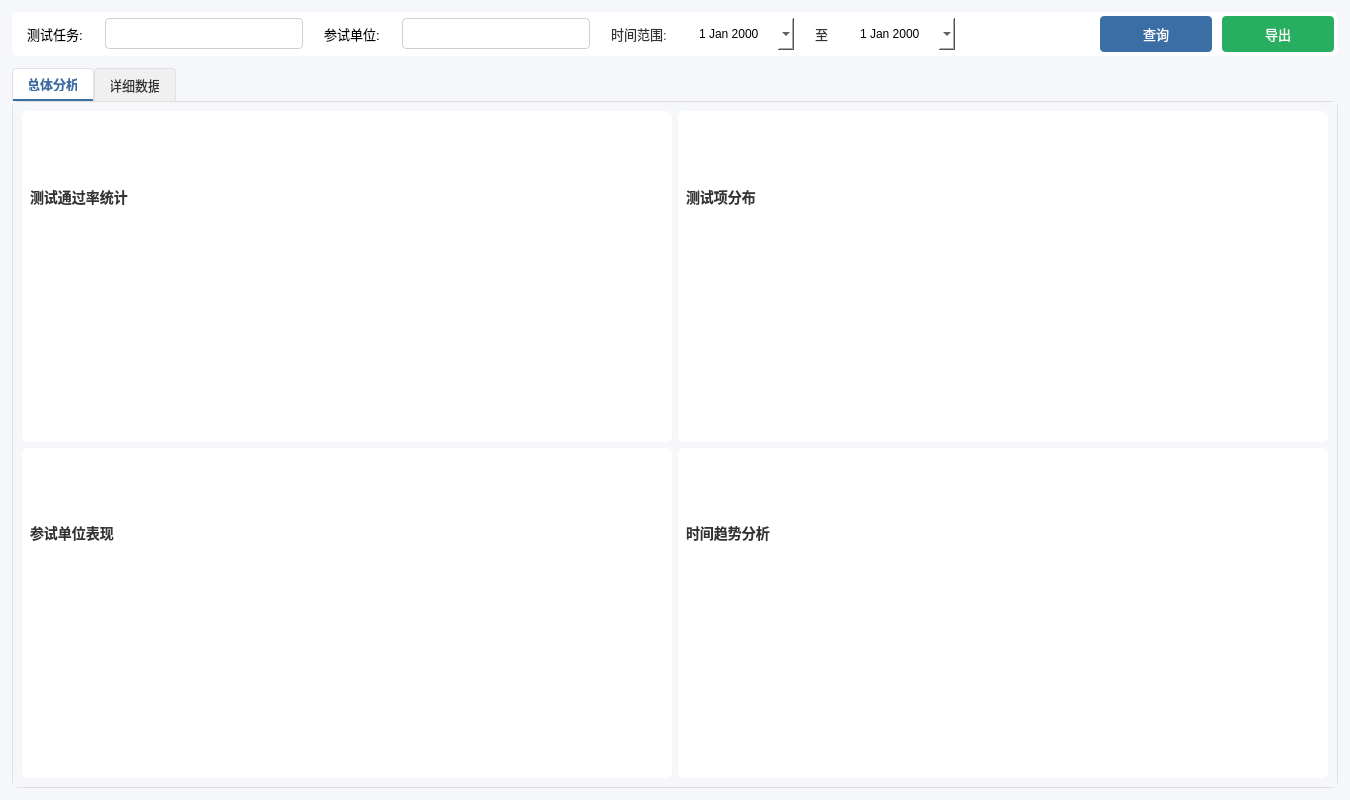
<?xml version="1.0" encoding="UTF-8"?>
<ui version="4.0">
 <class>TestResultsAnalysisWindow</class>
 <widget class="QWidget" name="TestResultsAnalysisWindow">
  <property name="geometry">
   <rect>
    <x>0</x>
    <y>0</y>
    <width>1350</width>
    <height>800</height>
   </rect>
  </property>
  <property name="windowTitle">
   <string>测评结果分析模块</string>
  </property>
  <property name="styleSheet">
   <string notr="true">
    background-color: #f5f7fa;
    font-family: &quot;Microsoft YaHei&quot;, &quot;Segoe UI&quot;, sans-serif;
   </string>
  </property>
  <layout class="QVBoxLayout" name="verticalLayout">
   <property name="spacing">
    <number>12</number>
   </property>
   <property name="leftMargin">
    <number>12</number>
   </property>
   <property name="topMargin">
    <number>12</number>
   </property>
   <property name="rightMargin">
    <number>12</number>
   </property>
   <property name="bottomMargin">
    <number>12</number>
   </property>
   <item>
    <widget class="QWidget" name="filterWidget" native="true">
     <property name="styleSheet">
      <string notr="true">
       background-color: white;
       border-radius: 6px;
       padding: 8px;
       box-shadow: 0 1px 4px rgba(0,0,0,0.05);
      </string>
     </property>
     <layout class="QHBoxLayout" name="filterLayout">
      <property name="spacing">
       <number>10</number>
      </property>
      <property name="leftMargin">
       <number>4</number>
      </property>
      <property name="topMargin">
       <number>4</number>
      </property>
      <property name="rightMargin">
       <number>4</number>
      </property>
      <property name="bottomMargin">
       <number>4</number>
      </property>
      <item>
       <widget class="QLabel" name="labelTask">
        <property name="styleSheet">
         <string notr="true">color: #000000; font-size: 13px;</string>
        </property>
        <property name="text">
         <string>测试任务:</string>
        </property>
       </widget>
      </item>
      <item>
       <widget class="QComboBox" name="comboTask">
        <property name="styleSheet">
         <string notr="true">
          QComboBox {
              padding: 6px 12px;
              border: 1px solid #d0d0d0;
              border-radius: 4px;
              min-width: 150px;
              font-size: 13px;
              color: #000000;
          }
          QComboBox::drop-down {
              width: 20px;
              border: none;
              color: #000000;
          }
          QComboBox QAbstractItemView {
              color: #000000;  /* 下拉项文字颜色 */
              background-color: white;  /* 下拉项背景色 */
              selection-color: white;  /* 选中项文字颜色 */
              selection-background-color: #3a6ea5;  /* 选中项背景色 */
              outline: 0;
              border: 1px solid #d0d0d0;
              font-size: 13px;
          }
         </string>
        </property>
       </widget>
      </item>
      <item>
       <widget class="QLabel" name="labelUnit">
        <property name="styleSheet">
         <string notr="true">color: #000000; font-size: 13px;</string>
        </property>
        <property name="text">
         <string>参试单位:</string>
        </property>
       </widget>
      </item>
      <item>
       <widget class="QComboBox" name="comboUnit">
        <property name="styleSheet">
         <string notr="true">
         QComboBox {
             padding: 6px 12px;
             border: 1px solid #d0d0d0;
             border-radius: 4px;
             min-width: 140px;
             font-size: 13px;
             color: #000000;
         }
         QComboBox::drop-down {
             width: 20px;
             border: none;
             color: #000000;
         }
         QComboBox QAbstractItemView {
             color: #000000;  /* 下拉项文字颜色 */
             background-color: white;  /* 下拉项背景色 */
             selection-color: white;  /* 选中项文字颜色 */
             selection-background-color: #3a6ea5;  /* 选中项背景色 */
             outline: 0;
             border: 1px solid #d0d0d0;
             font-size: 13px;
         }
         </string>
        </property>
       </widget>
      </item>
      <item>
       <widget class="QLabel" name="labelTime">
        <property name="styleSheet">
         <string notr="true">color: #333333; font-size: 13px;</string>
        </property>
        <property name="text">
         <string>时间范围:</string>
        </property>
       </widget>
      </item>
      <item>
       <widget class="QDateEdit" name="dateStart">
        <property name="styleSheet">
         <string notr="true">color: rgb(0, 0, 0);
          QDateEdit {
              padding: 6px 12px;
              border: 1px solid #d0d0d0;
              border-radius: 4px;
              min-width: 120px;
              font-size: 13px;
          }
         </string>
        </property>
        <property name="calendarPopup">
         <bool>true</bool>
        </property>
       </widget>
      </item>
      <item>
       <widget class="QLabel" name="labelTo">
        <property name="styleSheet">
         <string notr="true">color: #333333; font-size: 13px;</string>
        </property>
        <property name="text">
         <string>至</string>
        </property>
       </widget>
      </item>
      <item>
       <widget class="QDateEdit" name="dateEnd">
        <property name="styleSheet">
         <string notr="true">color: rgb(0, 0, 0);
          QDateEdit {
              padding: 6px 12px;
              border: 1px solid #d0d0d0;
              border-radius: 4px;
              min-width: 120px;
              font-size: 13px;
          }
         </string>
        </property>
        <property name="calendarPopup">
         <bool>true</bool>
        </property>
       </widget>
      </item>
      <item>
       <spacer name="horizontalSpacer">
        <property name="orientation">
         <enum>Qt::Orientation::Horizontal</enum>
        </property>
        <property name="sizeHint" stdset="0">
         <size>
          <width>40</width>
          <height>20</height>
         </size>
        </property>
       </spacer>
      </item>
      <item>
       <widget class="QPushButton" name="btnQuery">
        <property name="styleSheet">
         <string notr="true">
          QPushButton {
              background-color: #3a6ea5;
              color: white;
              border: none;
              padding: 8px 16px;
              border-radius: 4px;
              font-size: 13px;
              min-width: 80px;
          }
          QPushButton:hover {
              background-color: #4a90e2;
          }
          QPushButton:pressed {
              background-color: #2a5685;
          }
         </string>
        </property>
        <property name="text">
         <string>查询</string>
        </property>
        <property name="icon">
         <iconset>
          <normaloff>:/icons/search.png</normaloff>:/icons/search.png</iconset>
        </property>
       </widget>
      </item>
      <item>
       <widget class="QPushButton" name="btnExport">
        <property name="styleSheet">
         <string notr="true">
          QPushButton {
              background-color: #27ae60;
              color: white;
              border: none;
              padding: 8px 16px;
              border-radius: 4px;
              font-size: 13px;
              min-width: 80px;
          }
          QPushButton:hover {
              background-color: #2ecc71;
          }
          QPushButton:pressed {
              background-color: #219955;
          }
         </string>
        </property>
        <property name="text">
         <string>导出</string>
        </property>
        <property name="icon">
         <iconset>
          <normaloff>:/icons/export.png</normaloff>:/icons/export.png</iconset>
        </property>
       </widget>
      </item>
     </layout>
    </widget>
   </item>
   <item>
    <widget class="QTabWidget" name="tabWidget">
     <property name="styleSheet">
      <string notr="true">
       QTabWidget::pane {
           border: 1px solid #e0e0e0;
           border-radius: 6px;
           background: white;
       }
       QTabBar::tab {
           background: #f0f0f0;
           border: 1px solid #e0e0e0;
           border-bottom: none;
           border-top-left-radius: 4px;
           border-top-right-radius: 4px;
           padding: 8px 16px;
           font-size: 13px;
           color: #333333;
       }
       QTabBar::tab:selected {
           background: white;
           border-bottom: 2px solid #3a6ea5;
           color: #3a6ea5;
           font-weight: 500;
       }
       QTabBar::tab:hover {
           background: #e9ecef;
       }
      </string>
     </property>
     <property name="currentIndex">
      <number>0</number>
     </property>
     <widget class="QWidget" name="tabSummary">
      <attribute name="title">
       <string>总体分析</string>
      </attribute>
      <layout class="QGridLayout" name="gridLayout">
       <item row="0" column="0">
        <widget class="QWidget" name="widgetPassRate" native="true">
         <property name="styleSheet">
          <string notr="true">
           background-color: white;
           border-radius: 6px;
           box-shadow: 0 1px 4px rgba(0,0,0,0.05);
          </string>
         </property>
         <layout class="QVBoxLayout" name="verticalLayout_2">
          <property name="spacing">
           <number>6</number>
          </property>
          <property name="leftMargin">
           <number>8</number>
          </property>
          <property name="topMargin">
           <number>8</number>
          </property>
          <property name="rightMargin">
           <number>8</number>
          </property>
          <property name="bottomMargin">
           <number>8</number>
          </property>
          <item>
           <widget class="QLabel" name="labelPassRate">
            <property name="styleSheet">
             <string notr="true">color: #333333; font-size: 14px; font-weight: 500;</string>
            </property>
            <property name="text">
             <string>测试通过率统计</string>
            </property>
           </widget>
          </item>
          <item>
           <widget class="QChartView" name="chartViewPassRate" native="true">
            <property name="styleSheet">
             <string notr="true">background: transparent;</string>
            </property>
           </widget>
          </item>
         </layout>
        </widget>
       </item>
       <item row="0" column="1">
        <widget class="QWidget" name="widgetItemDistribution" native="true">
         <property name="styleSheet">
          <string notr="true">
           background-color: white;
           border-radius: 6px;
           box-shadow: 0 1px 4px rgba(0,0,0,0.05);
          </string>
         </property>
         <layout class="QVBoxLayout" name="verticalLayout_3">
          <property name="spacing">
           <number>6</number>
          </property>
          <property name="leftMargin">
           <number>8</number>
          </property>
          <property name="topMargin">
           <number>8</number>
          </property>
          <property name="rightMargin">
           <number>8</number>
          </property>
          <property name="bottomMargin">
           <number>8</number>
          </property>
          <item>
           <widget class="QLabel" name="labelItemDistribution">
            <property name="styleSheet">
             <string notr="true">color: #333333; font-size: 14px; font-weight: 500;</string>
            </property>
            <property name="text">
             <string>测试项分布</string>
            </property>
           </widget>
          </item>
          <item>
           <widget class="QChartView" name="chartViewItemDistribution" native="true">
            <property name="styleSheet">
             <string notr="true">background: transparent;</string>
            </property>
           </widget>
          </item>
         </layout>
        </widget>
       </item>
       <item row="1" column="0">
        <widget class="QWidget" name="widgetUnitPerformance" native="true">
         <property name="styleSheet">
          <string notr="true">
           background-color: white;
           border-radius: 6px;
           box-shadow: 0 1px 4px rgba(0,0,0,0.05);
          </string>
         </property>
         <layout class="QVBoxLayout" name="verticalLayout_4">
          <property name="spacing">
           <number>6</number>
          </property>
          <property name="leftMargin">
           <number>8</number>
          </property>
          <property name="topMargin">
           <number>8</number>
          </property>
          <property name="rightMargin">
           <number>8</number>
          </property>
          <property name="bottomMargin">
           <number>8</number>
          </property>
          <item>
           <widget class="QLabel" name="labelUnitPerformance">
            <property name="styleSheet">
             <string notr="true">color: #333333; font-size: 14px; font-weight: 500;</string>
            </property>
            <property name="text">
             <string>参试单位表现</string>
            </property>
           </widget>
          </item>
          <item>
           <widget class="QChartView" name="chartViewUnitPerformance" native="true">
            <property name="styleSheet">
             <string notr="true">background: transparent;</string>
            </property>
           </widget>
          </item>
         </layout>
        </widget>
       </item>
       <item row="1" column="1">
        <widget class="QWidget" name="widgetTimeTrend" native="true">
         <property name="styleSheet">
          <string notr="true">
           background-color: white;
           border-radius: 6px;
           box-shadow: 0 1px 4px rgba(0,0,0,0.05);
          </string>
         </property>
         <layout class="QVBoxLayout" name="verticalLayout_5">
          <property name="spacing">
           <number>6</number>
          </property>
          <property name="leftMargin">
           <number>8</number>
          </property>
          <property name="topMargin">
           <number>8</number>
          </property>
          <property name="rightMargin">
           <number>8</number>
          </property>
          <property name="bottomMargin">
           <number>8</number>
          </property>
          <item>
           <widget class="QLabel" name="labelTimeTrend">
            <property name="styleSheet">
             <string notr="true">color: #333333; font-size: 14px; font-weight: 500;</string>
            </property>
            <property name="text">
             <string>时间趋势分析</string>
            </property>
           </widget>
          </item>
          <item>
           <widget class="QChartView" name="chartViewTimeTrend" native="true">
            <property name="styleSheet">
             <string notr="true">background: transparent;</string>
            </property>
           </widget>
          </item>
         </layout>
        </widget>
       </item>
      </layout>
     </widget>
     <widget class="QWidget" name="tabDetails">
      <attribute name="title">
       <string>详细数据</string>
      </attribute>
      <layout class="QVBoxLayout" name="verticalLayout_6">
       <property name="spacing">
        <number>8</number>
       </property>
       <property name="leftMargin">
        <number>8</number>
       </property>
       <property name="topMargin">
        <number>8</number>
       </property>
       <property name="rightMargin">
        <number>8</number>
       </property>
       <property name="bottomMargin">
        <number>8</number>
       </property>
       <item>
        <widget class="QTableWidget" name="tableResults">
         <property name="styleSheet">
          <string notr="true">
           QTableWidget {
               font-size: 13px;
               background-color: white;
               alternate-background-color: #f8f9fa;
               border: 1px solid #e0e0e0;
               border-radius: 6px;
               gridline-color: #e0e0e0;
               outline: 0;
           }
           QTableWidget::item {
               padding: 8px;
               border-bottom: 1px solid #f0f0f0;
               color: #333333;
           }
           QTableWidget::item:hover {
               background-color: #f0f7ff;
           }
           QHeaderView::section {
               background-color: #3a6ea5;
               color: white;
               padding: 8px;
               border: none;
               font-weight: 500;
               font-size: 13px;
           }
           QHeaderView {
               border-top-left-radius: 6px;
               border-top-right-radius: 6px;
           }
          </string>
         </property>
         <property name="sizeAdjustPolicy">
          <enum>QAbstractScrollArea::SizeAdjustPolicy::AdjustToContents</enum>
         </property>
         <property name="alternatingRowColors">
          <bool>true</bool>
         </property>
         <property name="selectionMode">
          <enum>QAbstractItemView::SelectionMode::NoSelection</enum>
         </property>
         <property name="selectionBehavior">
          <enum>QAbstractItemView::SelectionBehavior::SelectRows</enum>
         </property>
         <property name="showGrid">
          <bool>false</bool>
         </property>
         <property name="sortingEnabled">
          <bool>true</bool>
         </property>
         <property name="rowCount">
          <number>0</number>
         </property>
         <property name="columnCount">
          <number>7</number>
         </property>
         <column>
          <property name="text">
           <string>测试任务</string>
          </property>
         </column>
         <column>
          <property name="text">
           <string>参试单位</string>
          </property>
         </column>
         <column>
          <property name="text">
           <string>测试项</string>
          </property>
         </column>
         <column>
          <property name="text">
           <string>标准要求</string>
          </property>
         </column>
         <column>
          <property name="text">
           <string>测试结果</string>
          </property>
         </column>
         <column>
          <property name="text">
           <string>结果描述</string>
          </property>
         </column>
         <column>
          <property name="text">
           <string>测试时间</string>
          </property>
         </column>
        </widget>
       </item>
       <item>
        <widget class="QWidget" name="paginationWidget" native="true">
         <property name="styleSheet">
          <string notr="true">
           background-color: white;
           border-radius: 6px;
           padding: 8px;
           box-shadow: 0 1px 4px rgba(0,0,0,0.05);
          </string>
         </property>
         <layout class="QHBoxLayout" name="horizontalLayout_2">
          <property name="spacing">
           <number>8</number>
          </property>
          <property name="leftMargin">
           <number>8</number>
          </property>
          <property name="topMargin">
           <number>4</number>
          </property>
          <property name="rightMargin">
           <number>8</number>
          </property>
          <property name="bottomMargin">
           <number>4</number>
          </property>
          <item>
           <widget class="QLabel" name="labelPageInfo">
            <property name="styleSheet">
             <string notr="true">
             color: #333333;
             font-size: 13px;
             font-weight: 500;
             </string>
            </property>
            <property name="text">
             <string>第 1 页 / 共 1 页 (10 条)</string>
            </property>
           </widget>
          </item>
          <item>
           <spacer name="horizontalSpacer_2">
            <property name="orientation">
             <enum>Qt::Orientation::Horizontal</enum>
            </property>
            <property name="sizeHint" stdset="0">
             <size>
              <width>40</width>
              <height>20</height>
             </size>
            </property>
           </spacer>
          </item>
          <item>
           <widget class="QPushButton" name="btnFirst">
            <property name="styleSheet">
             <string notr="true">
              QPushButton {
                  min-width: 60px;
                  padding: 6px 8px;
                  background-color: #f8f9fa;
                  border: 1px solid #d0d0d0;
                  border-radius: 4px;
                  font-size: 12px;
              }
              QPushButton:hover {
                  background-color: #e9ecef;
              }
              QPushButton:pressed {
                  background-color: #dee2e6;
              }
             </string>
            </property>
            <property name="text">
             <string>首页</string>
            </property>
            <property name="icon">
             <iconset>
              <normaloff>:/icons/first.png</normaloff>:/icons/first.png</iconset>
            </property>
           </widget>
          </item>
          <item>
           <widget class="QPushButton" name="btnPrev">
            <property name="styleSheet">
             <string notr="true">
              QPushButton {
                  min-width: 60px;
                  padding: 6px 8px;
                  background-color: #f8f9fa;
                  border: 1px solid #d0d0d0;
                  border-radius: 4px;
                  font-size: 12px;
              }
              QPushButton:hover {
                  background-color: #e9ecef;
              }
              QPushButton:pressed {
                  background-color: #dee2e6;
              }
             </string>
            </property>
            <property name="text">
             <string>上一页</string>
            </property>
            <property name="icon">
             <iconset>
              <normaloff>:/icons/prev.png</normaloff>:/icons/prev.png</iconset>
            </property>
           </widget>
          </item>
          <item>
           <widget class="QComboBox" name="comboPage">
            <property name="styleSheet">
             <string notr="true">
              QComboBox {
                  padding: 4px 8px;
                  border: 1px solid #d0d0d0;
                  border-radius: 4px;
                  min-width: 60px;
                  font-size: 12px;
              }
              QComboBox::drop-down {
                  width: 20px;
                  border: none;
              }
             </string>
            </property>
            <property name="currentText">
             <string/>
            </property>
           </widget>
          </item>
          <item>
           <widget class="QPushButton" name="btnNext">
            <property name="styleSheet">
             <string notr="true">
              QPushButton {
                  min-width: 60px;
                  padding: 6px 8px;
                  background-color: #f8f9fa;
                  border: 1px solid #d0d0d0;
                  border-radius: 4px;
                  font-size: 12px;
              }
              QPushButton:hover {
                  background-color: #e9ecef;
              }
              QPushButton:pressed {
                  background-color: #dee2e6;
              }
             </string>
            </property>
            <property name="text">
             <string>下一页</string>
            </property>
            <property name="icon">
             <iconset>
              <normaloff>:/icons/next.png</normaloff>:/icons/next.png</iconset>
            </property>
           </widget>
          </item>
          <item>
           <widget class="QPushButton" name="btnLast">
            <property name="styleSheet">
             <string notr="true">
              QPushButton {
                  min-width: 60px;
                  padding: 6px 8px;
                  background-color: #f8f9fa;
                  border: 1px solid #d0d0d0;
                  border-radius: 4px;
                  font-size: 12px;
              }
              QPushButton:hover {
                  background-color: #e9ecef;
              }
              QPushButton:pressed {
                  background-color: #dee2e6;
              }
             </string>
            </property>
            <property name="text">
             <string>末页</string>
            </property>
            <property name="icon">
             <iconset>
              <normaloff>:/icons/last.png</normaloff>:/icons/last.png</iconset>
            </property>
           </widget>
          </item>
          <item>
           <widget class="QComboBox" name="comboPageSize">
            <property name="styleSheet">
             <string notr="true">
              QComboBox {
                  padding: 4px 8px;
                  border: 1px solid #d0d0d0;
                  border-radius: 4px;
                  min-width: 80px;
                  font-size: 12px;
              }
              QComboBox::drop-down {
                  width: 20px;
                  border: none;
              }
             </string>
            </property>
            <item>
             <property name="text">
              <string>10 条/页</string>
             </property>
            </item>
            <item>
             <property name="text">
              <string>20 条/页</string>
             </property>
            </item>
            <item>
             <property name="text">
              <string>50 条/页</string>
             </property>
            </item>
            <item>
             <property name="text">
              <string>100 条/页</string>
             </property>
            </item>
           </widget>
          </item>
         </layout>
        </widget>
       </item>
      </layout>
     </widget>
    </widget>
   </item>
  </layout>
 </widget>
 <customwidgets>
  <customwidget>
   <class>QChartView</class>
   <extends>QWidget</extends>
   <header>qchartview.h</header>
  </customwidget>
 </customwidgets>
 <resources/>
 <connections/>
</ui>
